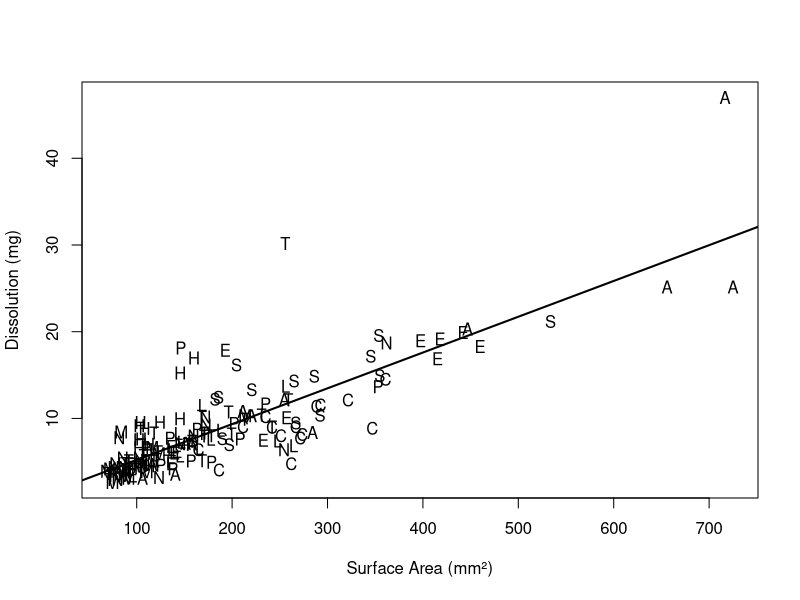
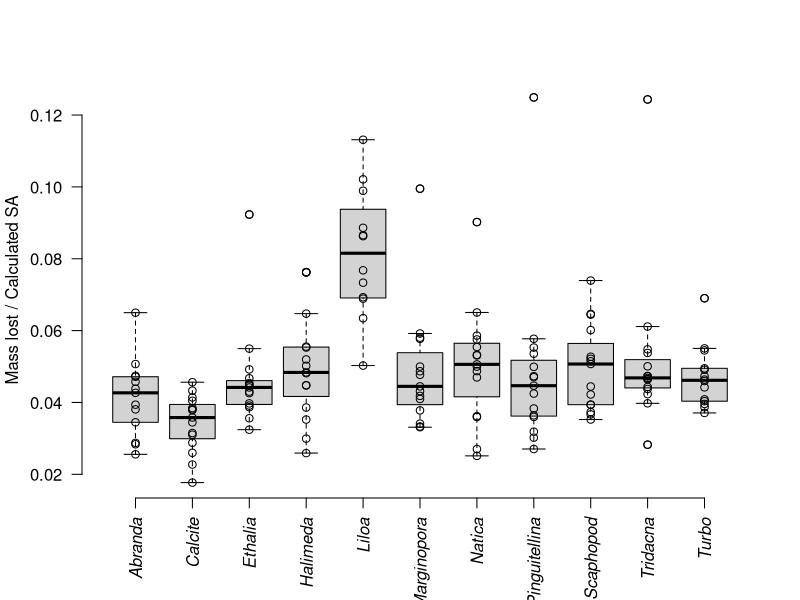
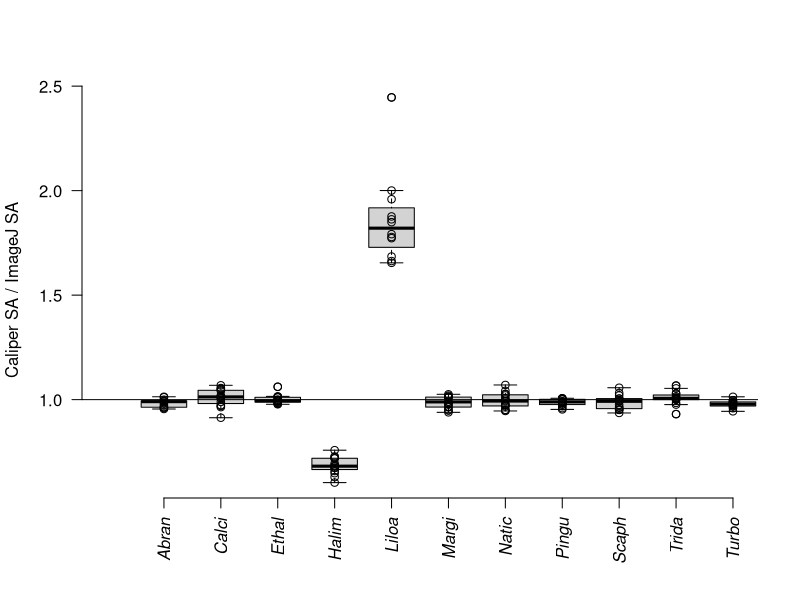
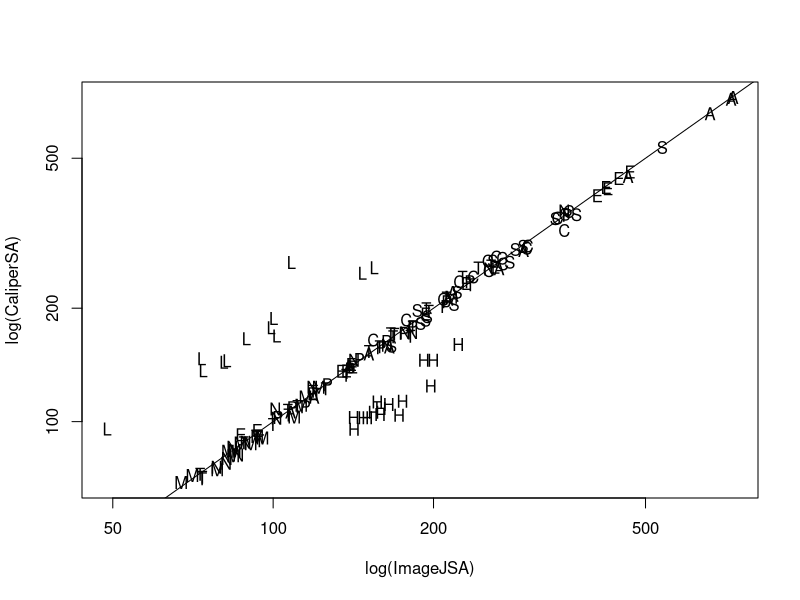
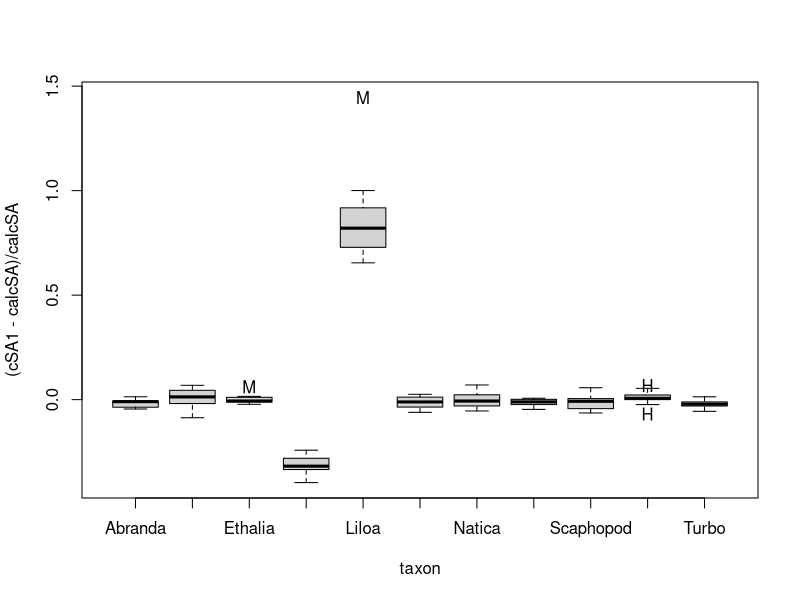

Reproduce these figures in R, in order. (Note: this script raises an error after producing the figures.)
################################  FILE LICENSE  ################################
#
#	This file is copyright (C) 2023 Mikayla Schmidt
#
#	This program is free software; you can redistribute it and/or modify it 
#	under the terms of version 3 the GNU General Public License as published 
#	by the Free Software Foundation.
#
#	This program is distributed in the hope that it will be useful, but WITHOUT
#	ANY WARRANTY; without even the implied warranty of MERCHANTABILITY or 
#	FITNESS FOR A PARTICULAR PURPOSE.  See the GNU General Public License for 
#	more details.
#
#	To view a copy of the license go to:
#	http://www.gnu.org/licenses/licenses.html#GPL
#	
################################################################################


#Script for analysis of cleaned data after processing
#Originally part of script 'Expt1 Analysis2'

dShell <- read.csv('./shellsData_Expt1.csv')

#1.1 Comparison of the Caliper vs ImageJ measurements
#Setup for measurement comp  by taxa
pData <- dShell
TAXA <- unique(pData$taxon)
pData$taxon <- as.factor(pData$taxon)
taxa <- sort(unique(pData$taxon))
tFont <- rep(3,length(taxa))
tFont[which(taxa == 'Aragonite')] <- 1
taxaAbrev <- substring(taxa,0,5)

#1.2 Plot of caliper SA / ImageJ SA with abline at 1

pdf('./outFigs/filename.pdf', page='A4', width=twocolumn, height= pageheight)
#copy par into here
par()

#define onecolumn and twocolumn width

#
plot(cSA1/calcSA ~ taxon, data=pData, ann=FALSE, axes=FALSE, ylab='', xlim=c(0,11))
points(cSA1/calcSA ~ taxon, data=pData)
abline(a=1, b=0)
mtext('Caliper SA / ImageJ SA', side=2, line=3)
axis(2, las=1)
axis(1, at=1:length(taxa), labels=taxaAbrev, font=tFont, cex=0.5, las=2)

#1.3 Log plot of SAs
pData2 <- pData[!is.na(pData$calcSA),]
plot(cSA1~calcSA, data=pData2, pch=substring(pData2$taxon, 0, 2), log='xy', xlab='log(ImageJSA)', ylab='log(CaliperSA)')
abline(a=0, b=1)
levels(pData$taxon)

#1.4 Log plot of SAs by taxon
plot((cSA1-calcSA)/calcSA~taxon, data=pData2, pch=substring(pData$taxon, 0, 2))
log2(((pData2$cSA1-pData2$calcSA)/pData2$calcSA)+1)

dev.off()

#1.5 Mann-Whitney U Tests of each taxon (for ImageJ to caliper measures)
#Subset all 11 taxa for tests

sumTable <- aggregate(dShell$taxon, by=list(dShell$taxon), FUN=length)
sumTable
colnames(sumTable) <- c('taxon', 'n')
sumTable$pValue = 'na'

myWilcox <- function(dShell, taxon, sumTable){
  myRows <- which(dShell$taxon == taxon)
  Abra1<-wilcox.test(dShell[myRows,'cSA1'],dShell[myRows,'calcSA'])
  print(Abra1)
  sumTable[(sumTable$taxon==taxon), 'pValue'] <- round(Abra1$p.value, 7)
  return(sumTable)
}
for(taxon in TAXA)
sumTable <- myWilcox(dShell, taxon=taxon, sumTable)
sumTable

sumTable$pAdjust <- p.adjust(sumTable$pValue, method = 'holm')
write.csv('./outTable/sumTable-Wilcox-CaliperVImageJ.csv')


#2.1 Dissolution (mg) relationship to surface area (mm^2)
#need to separate taxon out by color rather than letter

#pdf this
plot(cMass ~ cSA1, data=dShell, xlab='Surface Area (mm\u00b2)', ylab='Dissolution (mg)',pch=substring(dShell$taxon, 0, 2))
fit <- glm(cMass~cSA1, data=dShell)
co <- coef(fit)
abline(fit, lwd=2)


#2.2 second, plot the mass vs calc by taxon

plot(cMass/calcSA ~ taxon, data=pData, ann=FALSE, axes=FALSE, ylab='')
points(cMass/calcSA ~ taxon, data=pData)
mtext('Mass lost / Calculated SA', side=2, line=3)
axis(2, las=1)
axis(1, at=1:length(taxa), labels=taxa, font=tFont, cex=0.5, las=2)



#2.3 Modeling this all - start with basic linear models
#Do you need to change pMass (%) to cMass (total in mg)? both! 

head(pData)

#data frame with columns to examine

fullModel<-lm(pMass ~.,data=cleanData)
step(fullModel, direction = 'forward')
step(fullModel, direction = 'backward')

a <- lm(pMass ~ calcSA, data=pData)
summary(a)
b <- lm(pMass ~ calcSA + mass1, data=pData)
summary(b)
c <- lm(pMass ~ calcSA + taxon, data=pData)
summary(c)
d <- lm(pMass ~ calcSA + mass1 + taxon, data=pData)
summary(d)
e <- lm(pMass ~ calcSA + density, data=pData)
summary(e)
f <- lm(pMass ~ calcSA + mass1 + density, data=pData)
summary(f)
g <- lm(pMass ~ calcSA + mass1 + taxon + density, data=pData)
summary(g)

a$residuals

#don't forget to add model looking at replicates




#3.1 Comparison of the pH over time 
#read in data
pH1.1 <- read.csv('./Expt 1.1 Log 1.csv')
pH1.2 <- read.csv('./Expt 1.2 Log 1.csv')
pH1.3 <- read.csv('./Expt 1.3 Log 1.csv')

#convert interval to hours for each (interval # x 5 min / 60)
pH1.1$hours <- (pH1.1$Interval * 5)/60 
pH1.2$hours <- (pH1.2$Interval * 5)/60 
pH1.3$hours <- (pH1.3$Interval * 5)/60 

#time ~ pH for replicate 1.1
plot(pH ~ hours, data=pH1.1, type = "o", xlab = "Time (hours)", ylab = "pH", main = "Replicate 1.1 pH Over Time")
fit1.1 <- glm(pH ~ hours, data=pH1.1)
co <- coef(fit1.1)
abline(fit1.1, lwd=2)

#repeat for 1.2
plot(pH ~ hours, data=pH1.2, type = "o", xlab = "Time (hours)", ylab = "pH", main = "Replicate 1.2 pH Over Time")
fit1.2 <- glm(pH ~ hours, data=pH1.2)
co <- coef(fit1.2)
abline(fit1.2, lwd=2)

#and 1.3
plot(pH ~ hours, data=pH1.3, type = "o", xlab = "Time (hours)", ylab = "pH", main = "Replicate 1.3 pH Over Time")
fit1.3 <- glm(pH ~ hours, data=pH1.3)
co <- coef(fit1.3)
abline(fit1.3, lwd=2)

dev.off()

#3.2 Examining pH 
pH1 <- lm(pH ~ hours, data=pH1.1)
summary(pH1)
pH2 <- lm(pH ~ hours, data=pH1.2)
summary(pH2)
pH3 <- lm(pH ~ hours, data=pH1.3)
summary(pH3)
